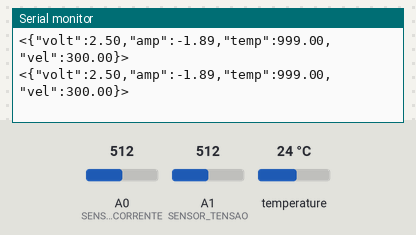
The sketch below on a simulated Arduino Uno, built with avr-gcc and run on an emulated ATmega328P. Parts: the last lines printed to the serial monitor. The test bench sets the inputs (shaded band); at power-on: temperature 24 °C, A0 (SENSOR_CORRENTE) = 512, A1 (SENSOR_TENSAO) = 512.

Above: at 1.2 s.
1.3 s: temperature set to 12 °C
2.8 s: A0 (SENSOR_CORRENTE) set to 716
At 5.7 s:
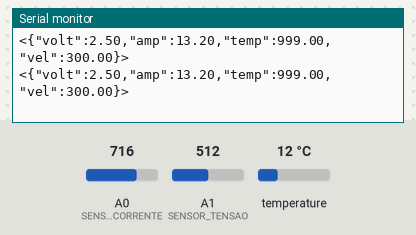
16.2 s: A1 (SENSOR_TENSAO) set to 716
At 16.22 s:
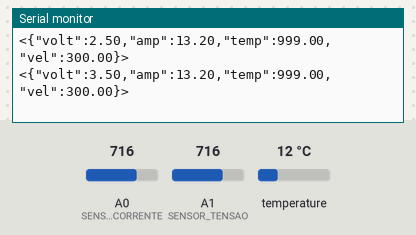
17.7 s: A1 (SENSOR_TENSAO) set to 0
At 20.8 s:
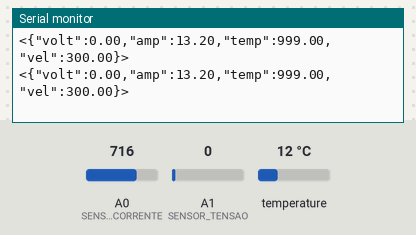
31.1 s: temperature set to 19 °C
At 31.18 s:
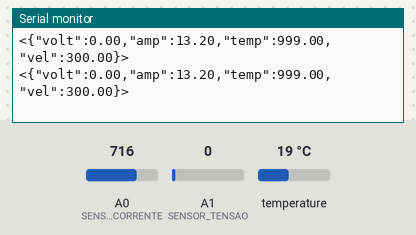
32.6 s: A0 (SENSOR_CORRENTE) set to 511
At 35.9 s:
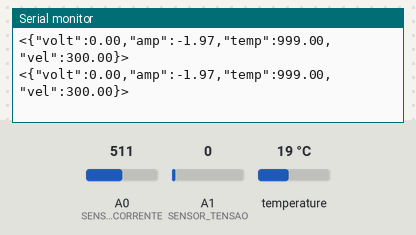
Timing chart, 0 to 37.4 s (numbered marks = the images above; inputs shaded):
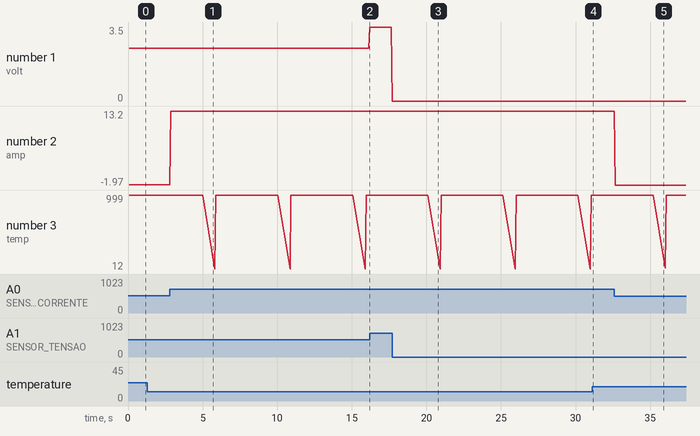

Measured:
- after the input at 2.8 s, the serial monitor: prints a new line after 0.06 s (image 1)
- after the input at 16.2 s, the serial monitor: prints a new line at once (image 2)
- after the input at 17.7 s, the serial monitor: prints a new line at once (image 3)
- after the input at 32.6 s, the serial monitor: prints a new line after 0.07 s (image 5)
- plotted number 1: 2.5 → 3.5 after the input at 16.2 s, 3.5 → 0 after the input at 17.7 s
- plotted number 2: -1.89 → 13.2 after the input at 2.8 s, 13.2 → -1.97 after the input at 32.6 s

The sketch:

projeto_carro_main.ino
```cpp
// (licence header left out)
#include <OneWire.h>
#include <DallasTemperature.h>

#define SENSOR_CORRENTE     A0	    // (ACS712ELC-30A)
#define SENSOR_TENSAO       A1	    // (2 resistores de 5100ohm, 33000ohm; total 381000ohm)
#define SENSOR_TEMPERATURA  2		    // (DS18B20)
#define SENSOR_VELOCIDADE   3		    // (KY-025 Reed Switch)

#define SENSOR_MEDIA_DELAY	3		    // TODO: Valor usado para sensores que necessitam de uma média. Revisitar este valor.
#define FPS					        100		  // TODO: Quantos frames por segundo seria o ideal? Revisitar este valor.
#define BAUD_RATE			      115200	// TODO: Revisitar este valor de baud-rate.

String jsonString = "";				      // Usada no envio da string JSON.
float TWOPI = 2 * 3.14159265;       // 2*PI
float resolucao = 5.0 / 1024.0;
unsigned long tempo = 0;
bool flag_velocidade = false;
int DELAY_FPS = 1000/FPS;
float raio    = 0.23;                // Raio da roda original: 0.23m

OneWire oneWire(SENSOR_TEMPERATURA);
DallasTemperature sensors(&oneWire);

/**
 * @brief Retorna a temperatura lida pelo sensor.
 * @return float
 */
float getTemperatura() {
	sensors.requestTemperatures();
	return sensors.getTempCByIndex(0);
}

/**
 * @brief 	Retorna a velocidade do motor com base no sensor de velocidade.
 * @return	float A velocidade
 */
float getVelocidade( float raio ) {
  if( digitalRead(SENSOR_VELOCIDADE) == HIGH ) {
    if( flag_velocidade == false ) {
      flag_velocidade = true;
      if( tempo == 0 ) {
        tempo = micros();
      } else {
        //float velocidade = ((TWOPI * raio) * 1000 / (millis() - tempo)) * 3.6; // Km/h
        //tempo = millis();
        //return velocidade;
        Serial.println(micros() - tempo);
        float rpm = (1000000. / (micros() - tempo)) * 60;
        tempo = micros();
        return rpm;
      }
    }
  } else {
    flag_velocidade = false;
  }
  return -1;
}

/**
 * @brief 			Retorna a tensão em volts do circuito.
 * @return float
 * @details
 */
float getTensao() {
  return (analogRead(SENSOR_TENSAO)) * resolucao;
}

/**
 * @brief 					Retorna a corrente do circuito em mA.
 * @param int numAmostras	Número de amostras que devem ser colhidas para calcular a corrente final, evitando flutuação no valor.
 * @return float
 * @details					Calcula a média de um conjunto de leituras do sensor para evitar flutuação de valores por ruído; gerando o valor de tensão proporcional a faixa de valores entre 0 e 1024 da leitura analógica. Após a subtração de um offset (2.5), dividimos pos .066 que corresponde ao valor de 66mv/A relativa a versão do módulo usado (30A).
 */

// Range do sensor de 30A = 66mV/A (0.066)
// Corrente sem carga: 0.12mA -> Sinal deve ir de 2.5v para 0.066 * 0.12 = 0.00792 -> 2.50792
// Corrente com carga: 0.33mA -> Sinal deve ir de 2.5v para 0.066 * 0.33 = 0.02178 -> 2.52178
// Arduino UNO tem capacidade de medição de: 5V/1024, 4.88 mV por unidade de medida.

float getCorrente( int numAmostras ) {
  /*float valores[numAmostras] = {};
	for ( int w=0; w<numAmostras; w++ ) {
		valores[w] = analogRead(SENSOR_CORRENTE);
		delay(SENSOR_MEDIA_DELAY);
	}
  float maxVal = -999999;
  int maxIndex = -1;
  int minIndex = -1;
  float minVal = 999999;
  for ( int w=0; w<numAmostras; w++ ) {
    if( valores[w] > maxVal ) {
      maxVal = valores[w];
      maxIndex = w;
    }
    if( valores[w] < minVal ) {
      minVal = valores[w];
      minIndex = w;
    }
  }

  float media = 0;
  for ( int w=0; w<numAmostras; w++ ) {
		if( w == maxIndex || (w == minIndex ) ) {
      continue;
    } else {
      media += valores[w];
    }
	}
	media /= (numAmostras - 2);
	float tensaoEntrada = (media * (5.0 / 1024.0));	// TODO: Separei os cálculos para fazer debug mais fácil. Revisitar e juntar tudo.
  return (tensaoEntrada - 2.625) / 0.066;*/
  float media = 0;
  float velocidadeReal = -1;
  for ( int w=0; w<numAmostras; w++ ) {
		media += analogRead( SENSOR_CORRENTE );
    delay(3);
	}

	media /= numAmostras;
	float tensaoEntrada = (media * resolucao);	// TODO: Separei os cálculos para fazer debug mais fácil. Revisitar e juntar tudo.
  return (tensaoEntrada - 2.625) / 0.066;
}

/**
 * @brief				Monta uma string para um conjunto de chave/valor do JSON.
 * @param String nome   O nome da chave (key).
 * @param float valor   O valor numérico atribuído a chave. No nosso caso só precisamos lidar com números então não temos problemas com outros casos.
 * @return String		Uma string de chave/valor formatada para o padrão JSON.
 */
String getJsonKeyString( String nome, float valor ) {
	return ( "\"" + nome + "\":" + valor );
}

/**
 * @brief 		Monta uma string em formato JSON, com todos os dados dos sensores para envio.
 * @details		Apenas como detalhe, coloquei os nomes os menores possíveis mas ainda sugestivos; para poder enviar uma string menor.
 */
void encodeJson( float volts, float amp, float temp, float vel ) {
	jsonString = "<{";
	jsonString += getJsonKeyString("volt", volts);
	jsonString += ",";
	jsonString += getJsonKeyString("amp", amp);
	jsonString += ",";
	jsonString += getJsonKeyString("temp", temp);
	jsonString += ",";
	jsonString += getJsonKeyString("vel", vel );
	jsonString += "}>";
}

void setup(void) {
  Serial.begin( BAUD_RATE );
  pinMode(SENSOR_VELOCIDADE, INPUT);
  sensors.begin();
}
unsigned long tempo_temperatura = 0;
int delay_temperatura = 5000;
void loop(void) {
  unsigned long tempo_inicial = micros();
  float tensao = getTensao();
  float corrente = getCorrente(10);
  float temperatura = 999;
  if( millis() - tempo_temperatura > delay_temperatura ) {
    tempo_temperatura = millis();
    temperatura = getTemperatura();
  }
  encodeJson( getTensao(), getCorrente( 10 ), temperatura, 300 );
  //Serial.println( micros() - tempo_inicial );
  Serial.println(jsonString);
}
```
